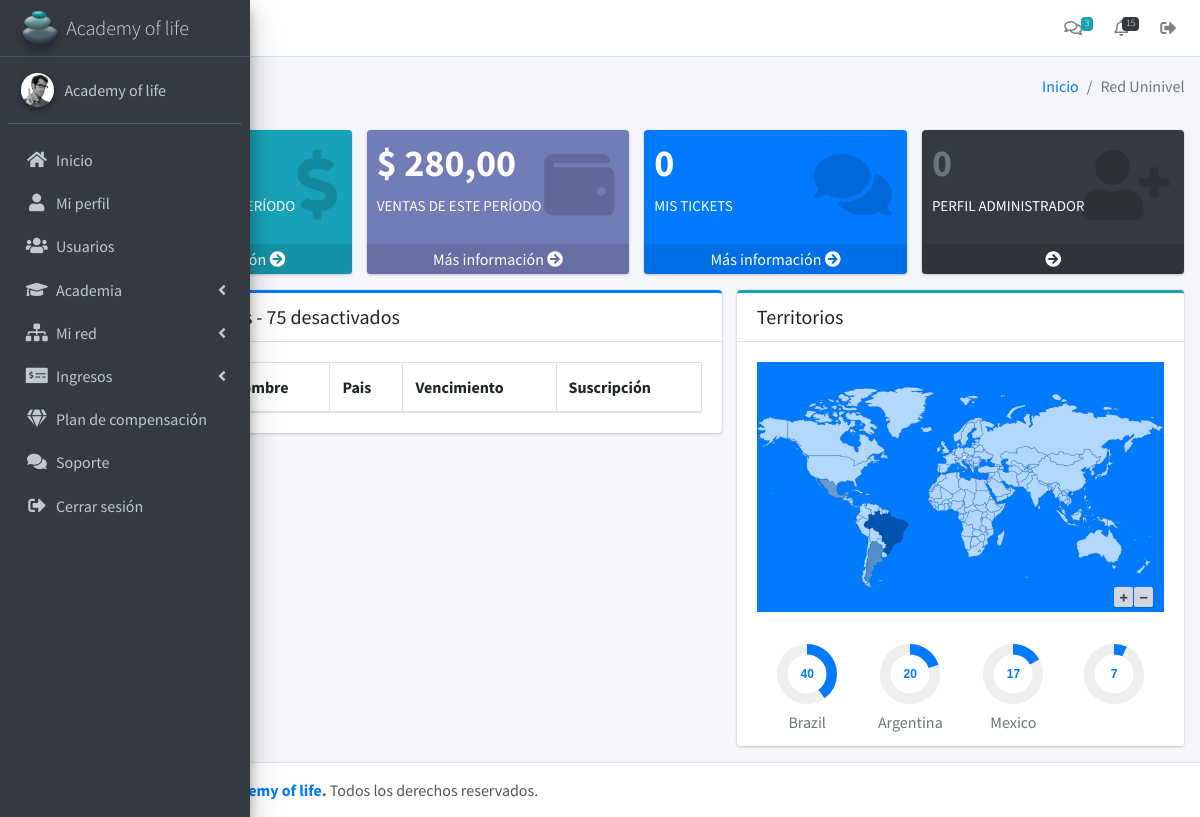
The page /backoffice/uninivel (signed in) on the database its author committed.
### tables this page shows
CREATE TABLE `usuarios` (
  `id_usuario` int(11) NOT NULL,
  `perfil` text NOT NULL,
  `nombre` text NOT NULL,
  `email` text NOT NULL,
  `password` text NOT NULL,
  `suscripcion` int(11) NOT NULL,
  `id_suscripcion` text DEFAULT NULL,
  `ciclo_pago` int(11) DEFAULT NULL,
  `vencimiento` date DEFAULT NULL,
  `verificacion` int(11) NOT NULL,
  `email_encriptado` text DEFAULT NULL,
  `foto` text DEFAULT NULL,
  `enlace_afiliado` text DEFAULT NULL,
  `patrocinador` text DEFAULT NULL,
  `paypal` text DEFAULT NULL,
  `pais` text DEFAULT NULL,
  `codigo_pais` text DEFAULT NULL,
  `telefono_movil` text DEFAULT NULL,
  `firma` text DEFAULT NULL,
  `fecha_contrato` date DEFAULT NULL,
  `fecha` timestamp NOT NULL DEFAULT current_timestamp()
);

### backoffice/controladores/plantilla.controlador.php (called while the page is built)
<?php
class ControladorPlantilla{
	public function ctrPlantilla(){
		include "vistas/plantilla.php";
	}
}

### backoffice/index.php (called while the page is built, shortened)
<?php
require_once "controladores/plantilla.controlador.php";
require_once "controladores/usuarios.controlador.php";
require_once "modelos/usuarios.modelo.php";
$plantilla = new ControladorPlantilla();
$plantilla -> ctrPlantilla();

### backoffice/controladores/usuarios.controlador.php (called while the page is built, shortened)
<?php
Class ControladorUsuarios{
	static public function ctrMostrarUsuarios($item, $valor){
		$tabla = "usuarios";
		$respuesta = ModeloUsuarios::mdlMostrarUsuarios($tabla, $item, $valor);
		return $respuesta;
	}
}

### backoffice/modelos/conexion.php (called while the page is built)
<?php
class Conexion{
	static public function conectar(){
		$link = new PDO("mysql:host=localhost;dbname=ventas-suscripcion",
						"root",
						"");
		$link->exec("set names utf8");
		return $link;
	}
}

### backoffice/modelos/usuarios.modelo.php (called while the page is built, shortened)
<?php
require_once "conexion.php";
class ModeloUsuarios{
	static public function mdlMostrarUsuarios($tabla, $item, $valor){
		if($item != null && $valor != null){
			$stmt = Conexion::conectar()->prepare("SELECT * FROM $tabla WHERE $item = :$item");
			$stmt->bindParam(":".$item, $valor, PDO::PARAM_STR);
			$stmt -> execute();
			return $stmt -> fetch();
		}else{
			$stmt = Conexion::conectar()->prepare("SELECT * FROM $tabla");
			$stmt -> execute();
			return $stmt -> fetchAll();
		}
	}
}

### backoffice/vistas/paginas/modulos/menu.php (the view, shortened to what this page needs)
<aside class="main-sidebar sidebar-dark-primary elevation-4" style="overflow-x:hidden">
  <a href="inicio" class="brand-link">
  <img src="vistas/img/plantilla/icono.png" alt="AdminLTE Logo" class="brand-image img-circle elevation-3" style="opacity: .8">
    <span class="brand-text font-weight-light">Academy of life</span>
  </a>
  <div class="sidebar">
    <div class="user-panel mt-3 pb-3 mb-3 d-flex">
      <div class="image">
      <?php if ($usuario["foto"] == ""): ?>
         <img src="vistas/img/usuarios/default/default.png" class="img-circle elevation-2" alt="User Image">
      <?php else: ?>
        <img src="<?php echo $usuario["foto"] ?>" class="img-circle elevation-2" alt="User Image">
      <?php endif ?>
      </div>
      <div class="info">
        <a href="perfil" class="d-block"><?php echo $usuario["nombre"] ?></a>
      </div>
    </div>
    <nav class="mt-2">
      <ul class="nav nav-pills nav-sidebar flex-column" data-widget="treeview" role="menu" data-accordion="false">
        <li class="nav-item">
          <a href="inicio" class="nav-link">
            <i class="nav-icon fas fa-home"></i>
            <p>Inicio</p>
          </a>
        </li>
        <li class="nav-item">
          <a href="perfil" class="nav-link">
            <i class="nav-icon fas fa-user"></i>
            <p>Mi perfil</p>
          </a>
        </li>
        <?php if ($usuario["perfil"] == "admin"): ?>
          <li class="nav-item">
            <a href="usuarios" class="nav-link">
              <i class="nav-icon fas fa-users"></i>
              <p>Usuarios</p>
            </a>
          </li>
        <?php endif ?>
      <li class="nav-item has-treeview">
          <a href="#" class="nav-link">
            <i class="nav-icon fas fa-graduation-cap"></i>
            <p>
            Academia
              <i class="right fas fa-angle-left"></i>
            </p>
          </a>
        </li>
      <?php if ($usuario["suscripcion"] != 0): ?>
        <li class="nav-item has-treeview">
          <a href="#" class="nav-link">
            <i class="nav-icon fas fa-sitemap"></i>
            <p>
            Mi red
              <i class="right fas fa-angle-left"></i>
            </p>
          </a>
        </li>
         <li class="nav-item has-treeview">
          <a href="#" class="nav-link">
            <i class="nav-icon fas fa-money-check-alt"></i>
            <p>
            Ingresos
              <i class="right fas fa-angle-left"></i>
            </p>
          </a>
        </li>
         <?php endif ?>
        <li class="nav-item">
          <a href="plan-compensacion" class="nav-link">
            <i class="nav-icon fas fa-gem"></i>
            <p>Plan de compensación</p>
          </a>
        </li>
        <li class="nav-item">
          <a href="soporte" class="nav-link">
            <i class="nav-icon fas fa-comments"></i>
            <p>Soporte</p>
          </a>
        </li>
        <li class="nav-item">
          <a href="salir" class="nav-link">
            <i class="nav-icon fas fa-sign-out-alt"></i>
            <p>Cerrar sesión</p>
          </a>
        </li>
      </ul>
    </nav>
  </div>
</aside>

### rows shown on the page
usuarios: foto (picture), nombre "Academy of life"

### other values the page prints
$ventas "280,00"
$desactivados "75"
$key "Brazil"
$key "Argentina"
$key "Mexico"
